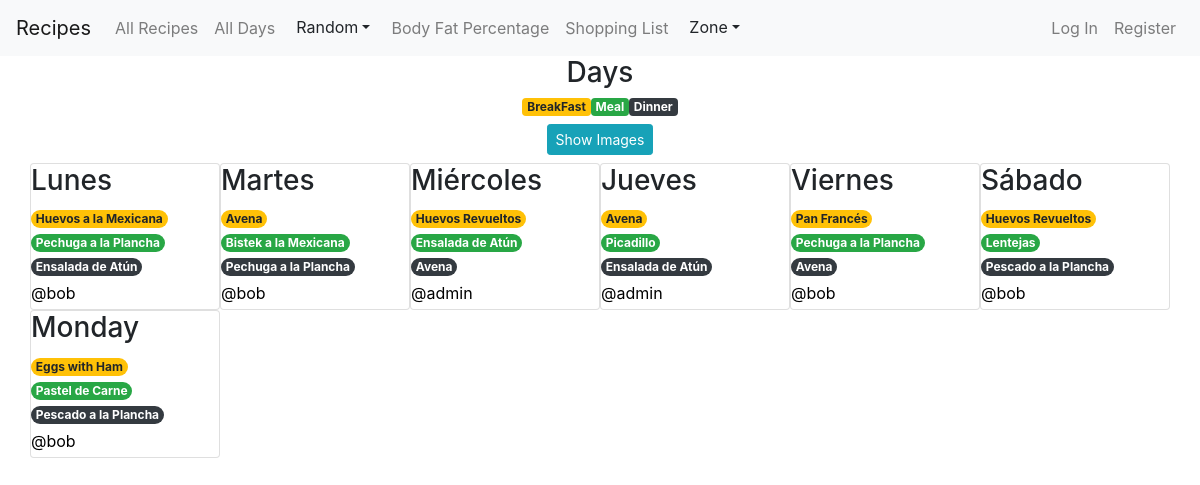
The app's page /show_menus with its own data.
### app/models.py (models this page shows, shortened)
class DayMenu(models.Model):
    title = models.CharField(max_length=30)
    breakfast = models.ForeignKey(Recipe, on_delete=models.CASCADE, related_name="breakfasts")
    meal = models.ForeignKey(Recipe, on_delete=models.CASCADE, related_name="meals" )
    dinner = models.ForeignKey(Recipe, on_delete=models.CASCADE, related_name="dinners")
    creator = models.ForeignKey(User, on_delete=models.CASCADE, related_name="users")

class Recipe(models.Model):
    id = models.AutoField(primary_key=True, unique=True)
    title = models.CharField(max_length=30)
    ingredients = models.CharField(max_length=50)
    image_url = models.CharField(max_length=400)
    tags = models.CharField(max_length=50)
    description = models.CharField(max_length=400)
    creator = models.ForeignKey(User, on_delete=models.CASCADE)

class User(AbstractUser):
    pass

### app/views.py (the view)
# urls.py: path("show_menus", views.show_menus, name="show_menus"),
def show_menus(request):
    menus = DayMenu.objects.all()
    return render(request, 'app/menus.html',{
        'menus': menus
    })

### app/templates/app/menus.html (shortened to what this page needs)
{% extends "app/layout.html" %}
{% load my_filters %}
{% block body %}
  <h3 class="text-center">Days</h3>
  <div>
    <div class="row justify-content-center">
      <div class="badge badge-warning">BreakFast</div>
      <div class="badge badge-success">Meal</div>
      <div class="badge badge-dark">Dinner</div>
    </div>
    <div class='row justify-content-center m-2'>
      <button id="toggle_menus" class="btn  btn-sm btn-info">Show Images</button>
    </div>
  </div>
  {% include 'app/render_menus.html' %}
{% endblock %}

### app/templates/app/render_menus.html (shortened to what this page needs)
{% load my_filters %}
<div class="container">
  <div class="row">
      {% for menu in menus %}
        <div class="card col-lg-2 col-sm-4 p-0 card-menu">
            <h3>{{menu.title}}</h3>
            <a href="/recipe/{{menu.breakfast.id}}">
              <p class="mb-0 badge badge-warning rounded-pill">{{menu.breakfast.title}}</p>
            </a>
            <a href="/recipe/{{menu.meal.id}}">
              <p class="mb-0 badge badge-success rounded-pill">{{menu.meal.title}}</p>
            </a>
            <a href="/recipe/{{menu.dinner.id}}">
              <p class="mb-0 badge badge-dark rounded-pill text-white">{{menu.dinner.title}}</p>
            </a>
            <div class='d-flex justify-content-between'>
                <a href="/profile/{{menu.creator.id}}" class="py-1">
                    @{{menu.creator}}
                </a>
            </div>
        </div>
      {% endfor %}
  </div>
</div>

### app/static/app/styles.css (style rules this page uses)
.card-menu a { text-decoration: none; color : black }

### records on screen
DayMenu: title "Lunes", breakfast "Huevos a la Mexicana", meal "Pechuga a la Plancha", dinner "Ensalada de Atún", creator "bob"
DayMenu: title "Martes", breakfast "Avena", meal "Bistek a la Mexicana", dinner "Pechuga a la Plancha", creator "bob"
DayMenu: title "Miércoles", breakfast "Huevos Revueltos", meal "Ensalada de Atún", dinner "Avena", creator "admin"
DayMenu: title "Jueves", breakfast "Avena", meal "Picadillo", dinner "Ensalada de Atún", creator "admin"
DayMenu: title "Viernes", breakfast "Pan Francés", meal "Pechuga a la Plancha", dinner "Avena", creator "bob"
DayMenu: title "Sábado", breakfast "Huevos Revueltos", meal "Lentejas", dinner "Pescado a la Plancha", creator "bob"
DayMenu: title "Monday", breakfast "Eggs with Ham", meal "Pastel de Carne", dinner "Pescado a la Plancha", creator "bob"
